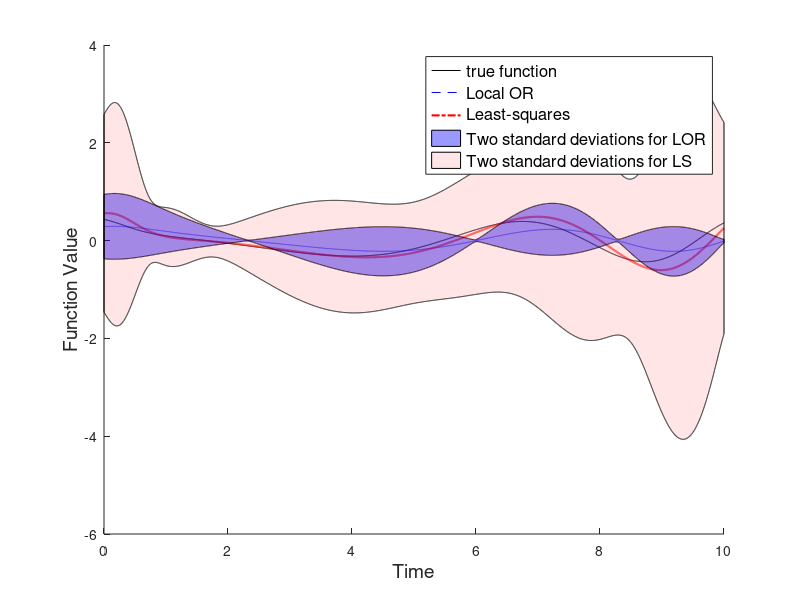

Write MATLAB code to recreate this figure.
%%%%%%%%% Optimal Recovery and System Identification %%%%%%
% This Matlab file is used to generate plots and tables in section 4.5 in
% my thesis.
% The example is motivated by the paper
% Optimal Algorithms Theory for Robust Estimation and Prediction

%% Random V and bounded error
clear all;clc;
rng(4)
% the true function u is known
u = @(t) cos(t.^2/10-5) + 1./(t.^2+1);
dt = 0.2;
% we try to approximate coefficient vector a
x = @(a,t) a(1) * u(t-2*dt) + a(2) * u(t-dt) + a(3)*u(t);

% generate the true coefficient vector
n = 1;
V = rand(3,n);                  % approximation space 
P_V = eye(3) - V*inv(V'*V)*V';  % orthogonal projection onto V^\perp
aux = P_V*rand(3,1);
% f is the true coefficient vector
f = V*rand(n,1) + 2/3*aux/norm(aux);

% approximation parameter
epsilon = 1;

% generate observations
T = 15;             % number of observations
% observation map
L = [u((-1:(T-2))'*dt), u((0:(T-1))'*dt), u((1:T)'*dt)];

eta = 3;         % change eta here, I use eta = 0.5, 1, 2, 3.

T_test = 10000;
time = linspace(0,10,T_test);
x_true = x(f,time);

monte = 50;
x_loc = zeros(monte,T_test);
x_ls = zeros(monte,T_test);
or_app_err = zeros(1,monte);
or_pre_err = zeros(1,monte);
ls_app_err = zeros(1,monte);
ls_pre_err = zeros(1,monte);

for i=1:monte
    
    % generate error
    err = eta/norm(L*f)*abs(L*f).*(2*randi(2,T,1)-3);
    y = L*f + err;

    % local optimal recovery
    opt_tau = max(1-eta/norm(y),0);
    if opt_tau == 0
        f_loc = zeros(3,1);
    else
        f_loc = (opt_tau*L'*L+(1-opt_tau)*eye(3))\(opt_tau*L'*y);
    end
    or_app_err(i) = norm(f-f_loc);
    
    or_pre_err(i) = norm(x_true-x(f_loc,time));
    x_loc(i,:) = x(f_loc,time);
    
    % Least square
    f_ls = (L'*L)\(L'*y);
    ls_app_err(i) = norm(f-f_ls);
    
    ls_pre_err(i) = norm(x_true-x(f_ls,time));
    x_ls(i,:) = x(f_ls,time);
end

% plot and result
[mean(or_app_err),mean(ls_app_err)]
[std(or_app_err),std(ls_app_err)]
[mean(or_pre_err),mean(ls_pre_err)]
[std(or_pre_err),std(ls_pre_err)]

%
figure(1)
hold on
plot(time,x_true,'-k',time,mean(x_loc),'b--',time,mean(x_ls),'r-.','LineWidth',1.5)
xlabel('Time','Fontsize',14)
ylabel('Function Value','Fontsize',14)

%plot(time,mean(x_loc)+2*std(x_loc),'r-.',time,mean(x_loc)-2*std(x_loc),'r-.')
time1 = [time, fliplr(time)];
inBetween = [mean(x_loc)+2*std(x_loc), fliplr(mean(x_loc)-2*std(x_loc))];
fill(time1, inBetween, 'b','FaceAlpha',0.4);

%plot(time,mean(x_ls)+2*std(x_ls),'r-.',time,mean(x_ls)-2*std(x_ls),'r-.')
inBetween = [mean(x_ls)+2*std(x_ls), fliplr(mean(x_ls)-2*std(x_ls))];
fill(time1, inBetween, 'r','FaceAlpha',0.1);
legend('true function','Local OR','Least-squares','Two standard deviations for LOR','Two standard deviations for LS','Fontsize',12,'Location','best')
hold off